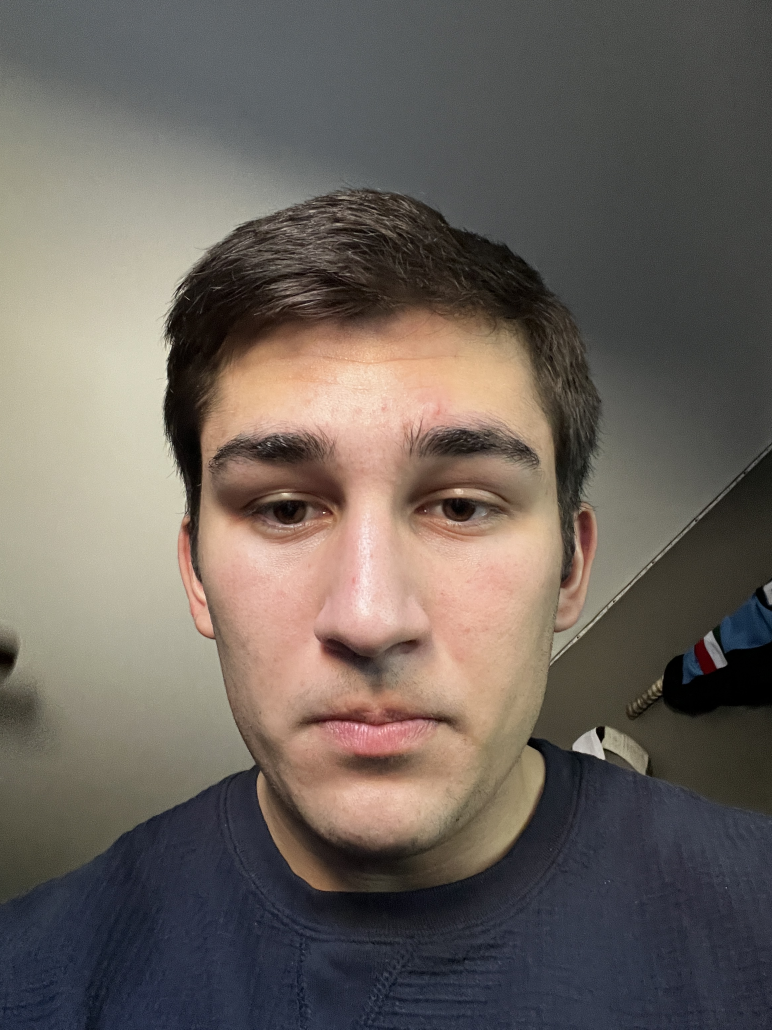
#> input picture train/Mike Iannotti/IMG_5081.JPG, 2316 x 3088 px (shown at 1/3 size)
$ python faces_train.py
#> lines starting #> are read from the running program, lines starting #| are printed output that depends on the picture
import os
import cv2 as cv
import numpy as np

people = ['Mike Iannotti', 'Elton John']
p = []
DIR = r'train'

haar_cascade = cv.CascadeClassifier('haar_face.xml')

features = []
labels = []

def create_train():
    for person in people:
        path = os.path.join(DIR, person)
        label = people.index(person)

        for img in os.listdir(path):
            img_path = os.path.join(path, img)

            img_array = cv.imread(img_path)
#> img_array is the input picture: shape (3088, 2316, 3); mean B, G, R 92.3, 99, 107.2
            gray = cv.cvtColor(img_array, cv.COLOR_BGR2GRAY)
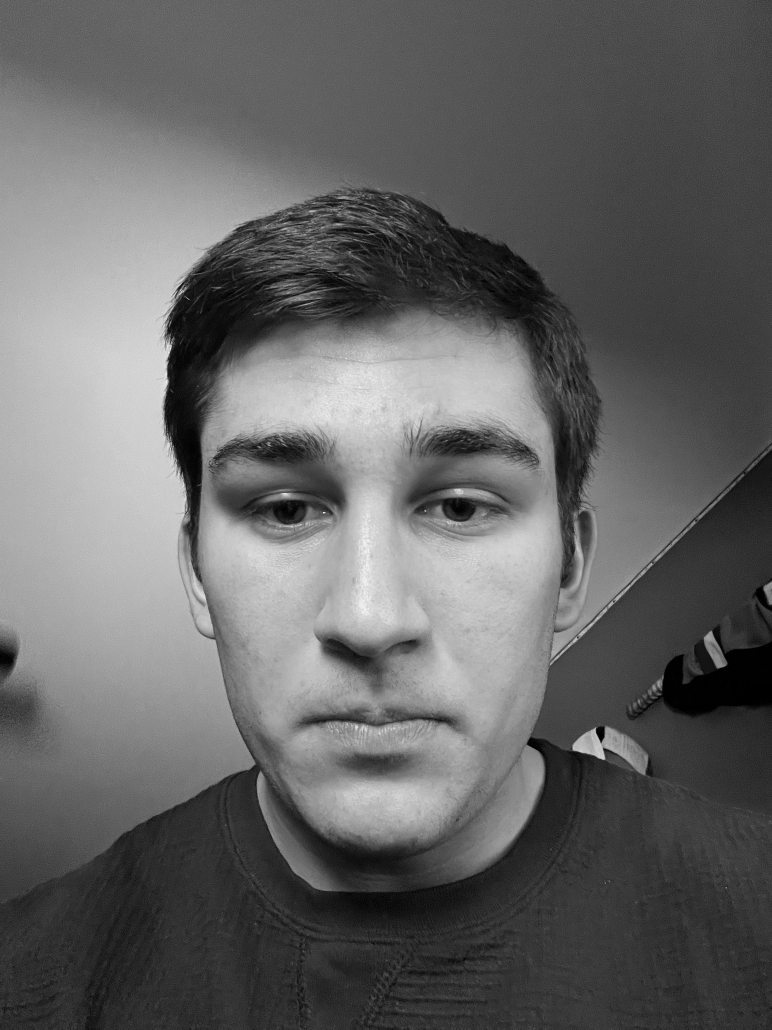
#> gray: shape (3088, 2316) (shown at 1/3 size); min 0, max 253, mean 100.7

            faces_rect = haar_cascade.detectMultiScale(gray, scaleFactor=1.3, minNeighbors=5)
#> faces_rect = [[302, 833, 1638, 1638]]

            for(x,y,w,h) in faces_rect:
                faces_roi = gray[y:y+h, x:x+w]
                features.append(faces_roi)
                labels.append(label)
#> this loop made 1 pass
#> pass 1, in create_train, `faces_roi = gray[y:y+h, x:x+w]`:
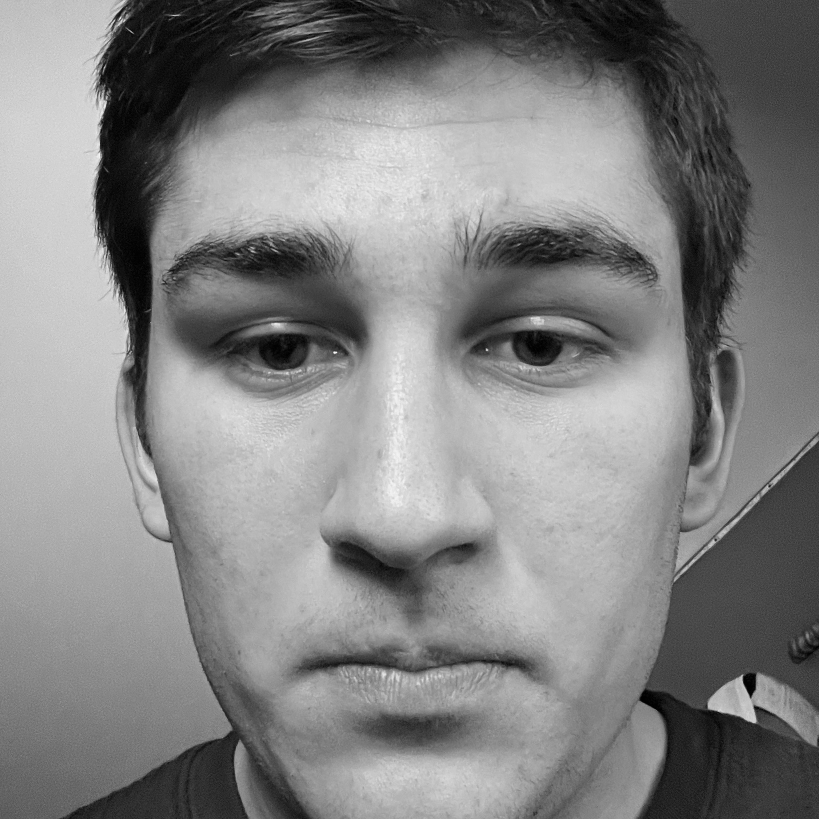
#> faces_roi: shape (1638, 1638) (shown at 1/2 size); min 0, max 253, mean 130.3
#> after the loop, features = 1 item; labels = [0]
#> pass 2 of the loop in create_train, `for person in people:`:
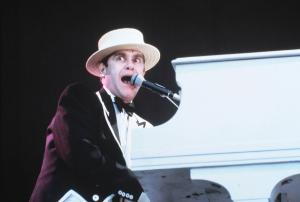
#> input picture train/Elton John/1.jpg, 300 x 202 px
#> in create_train, img_array is the input picture: shape (202, 300, 3); mean B, G, R 113.5, 107.3, 104.2
#> in create_train, `gray = cv.cvtColor(img_array, cv.COLOR_BGR2GRAY)`:
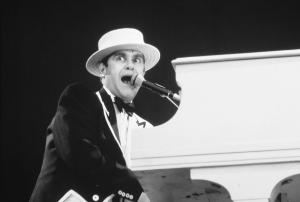
#> gray: shape (202, 300); min 9, max 255, mean 107.1
#> faces_rect = [[94, 29, 69, 69]]
#> the loop in create_train, `for(x,y,w,h) in faces_rect:` made 1 pass
#> pass 1, in create_train, `faces_roi = gray[y:y+h, x:x+w]`:
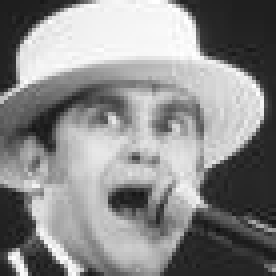
#> faces_roi: shape (69, 69) (shown 4 times larger); min 17, max 255, mean 138.1
#> after the loop in create_train, `for(x,y,w,h) in faces_rect:`: features = 2 items; labels = [0, 1]


create_train()
print('Training done ------------------')

features = np.array(features, dtype='object')
labels = np.array(labels)

face_recognizer = cv.face.LBPHFaceRecognizer_create()


# Train the Recognizer on the features list and the labels list
face_recognizer.train(features,labels)

face_recognizer.save('face_trained.yml')
np.save('features.py', features)
np.save('labels.py', labels)
